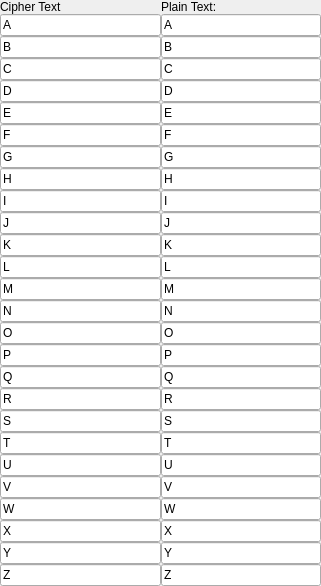
<?xml version="1.0" encoding="UTF-8"?>
<ui version="4.0">
 <class>Form</class>
 <widget class="QWidget" name="Form">
  <property name="geometry">
   <rect>
    <x>0</x>
    <y>0</y>
    <width>321</width>
    <height>501</height>
   </rect>
  </property>
  <property name="windowTitle">
   <string>Form</string>
  </property>
  <property name="styleSheet">
   <string notr="true">font: 57 11pt &quot;Futura&quot;;</string>
  </property>
  <layout class="QVBoxLayout" name="verticalLayout_2">
   <property name="spacing">
    <number>-1</number>
   </property>
   <property name="leftMargin">
    <number>0</number>
   </property>
   <property name="topMargin">
    <number>0</number>
   </property>
   <property name="rightMargin">
    <number>0</number>
   </property>
   <property name="bottomMargin">
    <number>0</number>
   </property>
   <item>
    <widget class="QFrame" name="main_frame">
     <property name="styleSheet">
      <string notr="true"/>
     </property>
     <property name="frameShape">
      <enum>QFrame::NoFrame</enum>
     </property>
     <property name="frameShadow">
      <enum>QFrame::Plain</enum>
     </property>
     <layout class="QVBoxLayout" name="verticalLayout">
      <property name="spacing">
       <number>0</number>
      </property>
      <property name="leftMargin">
       <number>0</number>
      </property>
      <property name="topMargin">
       <number>0</number>
      </property>
      <property name="rightMargin">
       <number>0</number>
      </property>
      <property name="bottomMargin">
       <number>0</number>
      </property>
      <item>
       <layout class="QGridLayout" name="gridLayout_3">
        <item row="1" column="0">
         <layout class="QVBoxLayout" name="verticalLayout_5">
          <property name="spacing">
           <number>0</number>
          </property>
          <property name="sizeConstraint">
           <enum>QLayout::SetMinimumSize</enum>
          </property>
          <item>
           <widget class="QLineEdit" name="lineEdit_40">
            <property name="sizePolicy">
             <sizepolicy hsizetype="Preferred" vsizetype="Fixed">
              <horstretch>0</horstretch>
              <verstretch>0</verstretch>
             </sizepolicy>
            </property>
            <property name="text">
             <string>A</string>
            </property>
            <property name="frame">
             <bool>true</bool>
            </property>
            <property name="readOnly">
             <bool>true</bool>
            </property>
           </widget>
          </item>
          <item>
           <widget class="QLineEdit" name="lineEdit_42">
            <property name="sizePolicy">
             <sizepolicy hsizetype="Preferred" vsizetype="Fixed">
              <horstretch>0</horstretch>
              <verstretch>0</verstretch>
             </sizepolicy>
            </property>
            <property name="text">
             <string>B</string>
            </property>
            <property name="frame">
             <bool>true</bool>
            </property>
            <property name="readOnly">
             <bool>true</bool>
            </property>
           </widget>
          </item>
          <item>
           <widget class="QLineEdit" name="lineEdit_35">
            <property name="sizePolicy">
             <sizepolicy hsizetype="Preferred" vsizetype="Fixed">
              <horstretch>0</horstretch>
              <verstretch>0</verstretch>
             </sizepolicy>
            </property>
            <property name="maximumSize">
             <size>
              <width>16777215</width>
              <height>16777215</height>
             </size>
            </property>
            <property name="text">
             <string>C</string>
            </property>
            <property name="maxLength">
             <number>1</number>
            </property>
            <property name="frame">
             <bool>true</bool>
            </property>
            <property name="readOnly">
             <bool>true</bool>
            </property>
           </widget>
          </item>
          <item>
           <widget class="QLineEdit" name="lineEdit_50">
            <property name="sizePolicy">
             <sizepolicy hsizetype="Preferred" vsizetype="Fixed">
              <horstretch>0</horstretch>
              <verstretch>0</verstretch>
             </sizepolicy>
            </property>
            <property name="maximumSize">
             <size>
              <width>16777215</width>
              <height>16777215</height>
             </size>
            </property>
            <property name="text">
             <string>D</string>
            </property>
            <property name="maxLength">
             <number>1</number>
            </property>
            <property name="frame">
             <bool>true</bool>
            </property>
            <property name="readOnly">
             <bool>true</bool>
            </property>
           </widget>
          </item>
          <item>
           <widget class="QLineEdit" name="lineEdit_37">
            <property name="sizePolicy">
             <sizepolicy hsizetype="Preferred" vsizetype="Fixed">
              <horstretch>0</horstretch>
              <verstretch>0</verstretch>
             </sizepolicy>
            </property>
            <property name="maximumSize">
             <size>
              <width>16777215</width>
              <height>16777215</height>
             </size>
            </property>
            <property name="text">
             <string>E</string>
            </property>
            <property name="maxLength">
             <number>1</number>
            </property>
            <property name="frame">
             <bool>true</bool>
            </property>
            <property name="readOnly">
             <bool>true</bool>
            </property>
           </widget>
          </item>
          <item>
           <widget class="QLineEdit" name="lineEdit_31">
            <property name="sizePolicy">
             <sizepolicy hsizetype="Preferred" vsizetype="Fixed">
              <horstretch>0</horstretch>
              <verstretch>0</verstretch>
             </sizepolicy>
            </property>
            <property name="maximumSize">
             <size>
              <width>16777215</width>
              <height>16777215</height>
             </size>
            </property>
            <property name="text">
             <string>F</string>
            </property>
            <property name="maxLength">
             <number>1</number>
            </property>
            <property name="frame">
             <bool>true</bool>
            </property>
            <property name="readOnly">
             <bool>true</bool>
            </property>
           </widget>
          </item>
          <item>
           <widget class="QLineEdit" name="lineEdit_41">
            <property name="sizePolicy">
             <sizepolicy hsizetype="Preferred" vsizetype="Fixed">
              <horstretch>0</horstretch>
              <verstretch>0</verstretch>
             </sizepolicy>
            </property>
            <property name="maximumSize">
             <size>
              <width>16777215</width>
              <height>16777215</height>
             </size>
            </property>
            <property name="text">
             <string>G</string>
            </property>
            <property name="maxLength">
             <number>1</number>
            </property>
            <property name="frame">
             <bool>true</bool>
            </property>
            <property name="readOnly">
             <bool>true</bool>
            </property>
           </widget>
          </item>
          <item>
           <widget class="QLineEdit" name="lineEdit_10">
            <property name="sizePolicy">
             <sizepolicy hsizetype="Preferred" vsizetype="Fixed">
              <horstretch>0</horstretch>
              <verstretch>0</verstretch>
             </sizepolicy>
            </property>
            <property name="maximumSize">
             <size>
              <width>16777215</width>
              <height>16777215</height>
             </size>
            </property>
            <property name="text">
             <string>H</string>
            </property>
            <property name="maxLength">
             <number>1</number>
            </property>
            <property name="frame">
             <bool>true</bool>
            </property>
            <property name="readOnly">
             <bool>true</bool>
            </property>
           </widget>
          </item>
          <item>
           <widget class="QLineEdit" name="lineEdit_38">
            <property name="sizePolicy">
             <sizepolicy hsizetype="Preferred" vsizetype="Fixed">
              <horstretch>0</horstretch>
              <verstretch>0</verstretch>
             </sizepolicy>
            </property>
            <property name="text">
             <string>I</string>
            </property>
            <property name="frame">
             <bool>true</bool>
            </property>
            <property name="readOnly">
             <bool>true</bool>
            </property>
           </widget>
          </item>
          <item>
           <widget class="QLineEdit" name="lineEdit_45">
            <property name="sizePolicy">
             <sizepolicy hsizetype="Preferred" vsizetype="Fixed">
              <horstretch>0</horstretch>
              <verstretch>0</verstretch>
             </sizepolicy>
            </property>
            <property name="text">
             <string>J</string>
            </property>
            <property name="frame">
             <bool>true</bool>
            </property>
            <property name="readOnly">
             <bool>true</bool>
            </property>
           </widget>
          </item>
          <item>
           <widget class="QLineEdit" name="lineEdit_29">
            <property name="sizePolicy">
             <sizepolicy hsizetype="Preferred" vsizetype="Fixed">
              <horstretch>0</horstretch>
              <verstretch>0</verstretch>
             </sizepolicy>
            </property>
            <property name="text">
             <string>K</string>
            </property>
            <property name="frame">
             <bool>true</bool>
            </property>
            <property name="readOnly">
             <bool>true</bool>
            </property>
           </widget>
          </item>
          <item>
           <widget class="QLineEdit" name="lineEdit_32">
            <property name="sizePolicy">
             <sizepolicy hsizetype="Preferred" vsizetype="Fixed">
              <horstretch>0</horstretch>
              <verstretch>0</verstretch>
             </sizepolicy>
            </property>
            <property name="text">
             <string>L</string>
            </property>
            <property name="frame">
             <bool>true</bool>
            </property>
            <property name="readOnly">
             <bool>true</bool>
            </property>
           </widget>
          </item>
          <item>
           <widget class="QLineEdit" name="lineEdit_44">
            <property name="sizePolicy">
             <sizepolicy hsizetype="Preferred" vsizetype="Fixed">
              <horstretch>0</horstretch>
              <verstretch>0</verstretch>
             </sizepolicy>
            </property>
            <property name="maximumSize">
             <size>
              <width>16777215</width>
              <height>16777215</height>
             </size>
            </property>
            <property name="text">
             <string>M</string>
            </property>
            <property name="maxLength">
             <number>1</number>
            </property>
            <property name="frame">
             <bool>true</bool>
            </property>
            <property name="readOnly">
             <bool>true</bool>
            </property>
           </widget>
          </item>
          <item>
           <widget class="QLineEdit" name="lineEdit_2">
            <property name="sizePolicy">
             <sizepolicy hsizetype="Preferred" vsizetype="Fixed">
              <horstretch>0</horstretch>
              <verstretch>0</verstretch>
             </sizepolicy>
            </property>
            <property name="text">
             <string>N</string>
            </property>
           </widget>
          </item>
          <item>
           <widget class="QLineEdit" name="lineEdit_18">
            <property name="sizePolicy">
             <sizepolicy hsizetype="Preferred" vsizetype="Fixed">
              <horstretch>0</horstretch>
              <verstretch>0</verstretch>
             </sizepolicy>
            </property>
            <property name="maximumSize">
             <size>
              <width>16777215</width>
              <height>16777215</height>
             </size>
            </property>
            <property name="text">
             <string>O</string>
            </property>
            <property name="maxLength">
             <number>1</number>
            </property>
            <property name="frame">
             <bool>true</bool>
            </property>
            <property name="readOnly">
             <bool>true</bool>
            </property>
           </widget>
          </item>
          <item>
           <widget class="QLineEdit" name="lineEdit_39">
            <property name="sizePolicy">
             <sizepolicy hsizetype="Preferred" vsizetype="Fixed">
              <horstretch>0</horstretch>
              <verstretch>0</verstretch>
             </sizepolicy>
            </property>
            <property name="text">
             <string>P</string>
            </property>
            <property name="frame">
             <bool>true</bool>
            </property>
            <property name="readOnly">
             <bool>true</bool>
            </property>
           </widget>
          </item>
          <item>
           <widget class="QLineEdit" name="lineEdit_49">
            <property name="sizePolicy">
             <sizepolicy hsizetype="Preferred" vsizetype="Fixed">
              <horstretch>0</horstretch>
              <verstretch>0</verstretch>
             </sizepolicy>
            </property>
            <property name="text">
             <string>Q</string>
            </property>
            <property name="frame">
             <bool>true</bool>
            </property>
            <property name="readOnly">
             <bool>true</bool>
            </property>
           </widget>
          </item>
          <item>
           <widget class="QLineEdit" name="lineEdit_33">
            <property name="sizePolicy">
             <sizepolicy hsizetype="Preferred" vsizetype="Fixed">
              <horstretch>0</horstretch>
              <verstretch>0</verstretch>
             </sizepolicy>
            </property>
            <property name="text">
             <string>R</string>
            </property>
            <property name="frame">
             <bool>true</bool>
            </property>
            <property name="readOnly">
             <bool>true</bool>
            </property>
           </widget>
          </item>
          <item>
           <widget class="QLineEdit" name="lineEdit_34">
            <property name="sizePolicy">
             <sizepolicy hsizetype="Preferred" vsizetype="Fixed">
              <horstretch>0</horstretch>
              <verstretch>0</verstretch>
             </sizepolicy>
            </property>
            <property name="text">
             <string>S</string>
            </property>
            <property name="frame">
             <bool>true</bool>
            </property>
            <property name="readOnly">
             <bool>true</bool>
            </property>
           </widget>
          </item>
          <item>
           <widget class="QLineEdit" name="lineEdit_47">
            <property name="sizePolicy">
             <sizepolicy hsizetype="Preferred" vsizetype="Fixed">
              <horstretch>0</horstretch>
              <verstretch>0</verstretch>
             </sizepolicy>
            </property>
            <property name="maximumSize">
             <size>
              <width>16777215</width>
              <height>16777215</height>
             </size>
            </property>
            <property name="text">
             <string>T</string>
            </property>
            <property name="maxLength">
             <number>1</number>
            </property>
            <property name="frame">
             <bool>true</bool>
            </property>
            <property name="readOnly">
             <bool>true</bool>
            </property>
           </widget>
          </item>
          <item>
           <widget class="QLineEdit" name="lineEdit_11">
            <property name="sizePolicy">
             <sizepolicy hsizetype="Preferred" vsizetype="Fixed">
              <horstretch>0</horstretch>
              <verstretch>0</verstretch>
             </sizepolicy>
            </property>
            <property name="maximumSize">
             <size>
              <width>16777215</width>
              <height>16777215</height>
             </size>
            </property>
            <property name="text">
             <string>U</string>
            </property>
            <property name="maxLength">
             <number>1</number>
            </property>
            <property name="frame">
             <bool>true</bool>
            </property>
            <property name="readOnly">
             <bool>true</bool>
            </property>
           </widget>
          </item>
          <item>
           <widget class="QLineEdit" name="lineEdit_43">
            <property name="sizePolicy">
             <sizepolicy hsizetype="Preferred" vsizetype="Fixed">
              <horstretch>0</horstretch>
              <verstretch>0</verstretch>
             </sizepolicy>
            </property>
            <property name="text">
             <string>V</string>
            </property>
            <property name="frame">
             <bool>true</bool>
            </property>
            <property name="readOnly">
             <bool>true</bool>
            </property>
           </widget>
          </item>
          <item>
           <widget class="QLineEdit" name="lineEdit_48">
            <property name="sizePolicy">
             <sizepolicy hsizetype="Preferred" vsizetype="Fixed">
              <horstretch>0</horstretch>
              <verstretch>0</verstretch>
             </sizepolicy>
            </property>
            <property name="text">
             <string>W</string>
            </property>
            <property name="frame">
             <bool>true</bool>
            </property>
            <property name="readOnly">
             <bool>true</bool>
            </property>
           </widget>
          </item>
          <item>
           <widget class="QLineEdit" name="lineEdit_30">
            <property name="sizePolicy">
             <sizepolicy hsizetype="Preferred" vsizetype="Fixed">
              <horstretch>0</horstretch>
              <verstretch>0</verstretch>
             </sizepolicy>
            </property>
            <property name="maximumSize">
             <size>
              <width>16777215</width>
              <height>16777215</height>
             </size>
            </property>
            <property name="text">
             <string>X</string>
            </property>
            <property name="maxLength">
             <number>1</number>
            </property>
            <property name="frame">
             <bool>true</bool>
            </property>
            <property name="readOnly">
             <bool>true</bool>
            </property>
           </widget>
          </item>
          <item>
           <widget class="QLineEdit" name="lineEdit_46">
            <property name="sizePolicy">
             <sizepolicy hsizetype="Preferred" vsizetype="Fixed">
              <horstretch>0</horstretch>
              <verstretch>0</verstretch>
             </sizepolicy>
            </property>
            <property name="maximumSize">
             <size>
              <width>16777215</width>
              <height>16777215</height>
             </size>
            </property>
            <property name="text">
             <string>Y</string>
            </property>
            <property name="maxLength">
             <number>1</number>
            </property>
            <property name="frame">
             <bool>true</bool>
            </property>
            <property name="readOnly">
             <bool>true</bool>
            </property>
           </widget>
          </item>
          <item>
           <widget class="QLineEdit" name="lineEdit_36">
            <property name="sizePolicy">
             <sizepolicy hsizetype="Preferred" vsizetype="Fixed">
              <horstretch>0</horstretch>
              <verstretch>0</verstretch>
             </sizepolicy>
            </property>
            <property name="maximumSize">
             <size>
              <width>16777215</width>
              <height>16777215</height>
             </size>
            </property>
            <property name="text">
             <string>Z</string>
            </property>
            <property name="maxLength">
             <number>1</number>
            </property>
            <property name="frame">
             <bool>true</bool>
            </property>
            <property name="readOnly">
             <bool>true</bool>
            </property>
           </widget>
          </item>
         </layout>
        </item>
        <item row="0" column="0">
         <widget class="QLabel" name="label_11">
          <property name="sizePolicy">
           <sizepolicy hsizetype="Preferred" vsizetype="Fixed">
            <horstretch>0</horstretch>
            <verstretch>0</verstretch>
           </sizepolicy>
          </property>
          <property name="text">
           <string>Cipher Text</string>
          </property>
         </widget>
        </item>
        <item row="1" column="1">
         <layout class="QVBoxLayout" name="verticalLayout_8">
          <property name="spacing">
           <number>0</number>
          </property>
          <property name="sizeConstraint">
           <enum>QLayout::SetMinimumSize</enum>
          </property>
          <item>
           <widget class="QLineEdit" name="a_key">
            <property name="sizePolicy">
             <sizepolicy hsizetype="Preferred" vsizetype="Fixed">
              <horstretch>0</horstretch>
              <verstretch>0</verstretch>
             </sizepolicy>
            </property>
            <property name="text">
             <string>A</string>
            </property>
            <property name="maxLength">
             <number>1</number>
            </property>
            <property name="dragEnabled">
             <bool>true</bool>
            </property>
           </widget>
          </item>
          <item>
           <widget class="QLineEdit" name="b_key">
            <property name="sizePolicy">
             <sizepolicy hsizetype="Preferred" vsizetype="Fixed">
              <horstretch>0</horstretch>
              <verstretch>0</verstretch>
             </sizepolicy>
            </property>
            <property name="text">
             <string>B</string>
            </property>
            <property name="maxLength">
             <number>1</number>
            </property>
           </widget>
          </item>
          <item>
           <widget class="QLineEdit" name="c_key">
            <property name="sizePolicy">
             <sizepolicy hsizetype="Preferred" vsizetype="Fixed">
              <horstretch>0</horstretch>
              <verstretch>0</verstretch>
             </sizepolicy>
            </property>
            <property name="maximumSize">
             <size>
              <width>16777215</width>
              <height>16777215</height>
             </size>
            </property>
            <property name="text">
             <string>C</string>
            </property>
            <property name="maxLength">
             <number>1</number>
            </property>
           </widget>
          </item>
          <item>
           <widget class="QLineEdit" name="d_key">
            <property name="sizePolicy">
             <sizepolicy hsizetype="Preferred" vsizetype="Fixed">
              <horstretch>0</horstretch>
              <verstretch>0</verstretch>
             </sizepolicy>
            </property>
            <property name="maximumSize">
             <size>
              <width>16777215</width>
              <height>16777215</height>
             </size>
            </property>
            <property name="text">
             <string>D</string>
            </property>
            <property name="maxLength">
             <number>1</number>
            </property>
           </widget>
          </item>
          <item>
           <widget class="QLineEdit" name="e_key">
            <property name="sizePolicy">
             <sizepolicy hsizetype="Preferred" vsizetype="Fixed">
              <horstretch>0</horstretch>
              <verstretch>0</verstretch>
             </sizepolicy>
            </property>
            <property name="maximumSize">
             <size>
              <width>16777215</width>
              <height>16777215</height>
             </size>
            </property>
            <property name="text">
             <string>E</string>
            </property>
            <property name="maxLength">
             <number>1</number>
            </property>
           </widget>
          </item>
          <item>
           <widget class="QLineEdit" name="f_key">
            <property name="sizePolicy">
             <sizepolicy hsizetype="Preferred" vsizetype="Fixed">
              <horstretch>0</horstretch>
              <verstretch>0</verstretch>
             </sizepolicy>
            </property>
            <property name="maximumSize">
             <size>
              <width>16777215</width>
              <height>16777215</height>
             </size>
            </property>
            <property name="text">
             <string>F</string>
            </property>
            <property name="maxLength">
             <number>1</number>
            </property>
           </widget>
          </item>
          <item>
           <widget class="QLineEdit" name="g_key">
            <property name="sizePolicy">
             <sizepolicy hsizetype="Preferred" vsizetype="Fixed">
              <horstretch>0</horstretch>
              <verstretch>0</verstretch>
             </sizepolicy>
            </property>
            <property name="maximumSize">
             <size>
              <width>16777215</width>
              <height>16777215</height>
             </size>
            </property>
            <property name="text">
             <string>G</string>
            </property>
            <property name="maxLength">
             <number>1</number>
            </property>
           </widget>
          </item>
          <item>
           <widget class="QLineEdit" name="h_key">
            <property name="sizePolicy">
             <sizepolicy hsizetype="Preferred" vsizetype="Fixed">
              <horstretch>0</horstretch>
              <verstretch>0</verstretch>
             </sizepolicy>
            </property>
            <property name="maximumSize">
             <size>
              <width>16777215</width>
              <height>16777215</height>
             </size>
            </property>
            <property name="text">
             <string>H</string>
            </property>
            <property name="maxLength">
             <number>1</number>
            </property>
           </widget>
          </item>
          <item>
           <widget class="QLineEdit" name="i_key">
            <property name="sizePolicy">
             <sizepolicy hsizetype="Preferred" vsizetype="Fixed">
              <horstretch>0</horstretch>
              <verstretch>0</verstretch>
             </sizepolicy>
            </property>
            <property name="text">
             <string>I</string>
            </property>
           </widget>
          </item>
          <item>
           <widget class="QLineEdit" name="j_key">
            <property name="sizePolicy">
             <sizepolicy hsizetype="Preferred" vsizetype="Fixed">
              <horstretch>0</horstretch>
              <verstretch>0</verstretch>
             </sizepolicy>
            </property>
            <property name="text">
             <string>J</string>
            </property>
           </widget>
          </item>
          <item>
           <widget class="QLineEdit" name="k_key">
            <property name="sizePolicy">
             <sizepolicy hsizetype="Preferred" vsizetype="Fixed">
              <horstretch>0</horstretch>
              <verstretch>0</verstretch>
             </sizepolicy>
            </property>
            <property name="text">
             <string>K</string>
            </property>
           </widget>
          </item>
          <item>
           <widget class="QLineEdit" name="l_key">
            <property name="sizePolicy">
             <sizepolicy hsizetype="Preferred" vsizetype="Fixed">
              <horstretch>0</horstretch>
              <verstretch>0</verstretch>
             </sizepolicy>
            </property>
            <property name="text">
             <string>L</string>
            </property>
           </widget>
          </item>
          <item>
           <widget class="QLineEdit" name="m_key">
            <property name="sizePolicy">
             <sizepolicy hsizetype="Preferred" vsizetype="Fixed">
              <horstretch>0</horstretch>
              <verstretch>0</verstretch>
             </sizepolicy>
            </property>
            <property name="maximumSize">
             <size>
              <width>16777215</width>
              <height>16777215</height>
             </size>
            </property>
            <property name="text">
             <string>M</string>
            </property>
            <property name="maxLength">
             <number>1</number>
            </property>
           </widget>
          </item>
          <item>
           <widget class="QLineEdit" name="n_key">
            <property name="sizePolicy">
             <sizepolicy hsizetype="Preferred" vsizetype="Fixed">
              <horstretch>0</horstretch>
              <verstretch>0</verstretch>
             </sizepolicy>
            </property>
            <property name="text">
             <string>N</string>
            </property>
           </widget>
          </item>
          <item>
           <widget class="QLineEdit" name="o_key">
            <property name="sizePolicy">
             <sizepolicy hsizetype="Preferred" vsizetype="Fixed">
              <horstretch>0</horstretch>
              <verstretch>0</verstretch>
             </sizepolicy>
            </property>
            <property name="maximumSize">
             <size>
              <width>16777215</width>
              <height>16777215</height>
             </size>
            </property>
            <property name="text">
             <string>O</string>
            </property>
            <property name="maxLength">
             <number>1</number>
            </property>
           </widget>
          </item>
          <item>
           <widget class="QLineEdit" name="p_key">
            <property name="sizePolicy">
             <sizepolicy hsizetype="Preferred" vsizetype="Fixed">
              <horstretch>0</horstretch>
              <verstretch>0</verstretch>
             </sizepolicy>
            </property>
            <property name="text">
             <string>P</string>
            </property>
           </widget>
          </item>
          <item>
           <widget class="QLineEdit" name="q_key">
            <property name="sizePolicy">
             <sizepolicy hsizetype="Preferred" vsizetype="Fixed">
              <horstretch>0</horstretch>
              <verstretch>0</verstretch>
             </sizepolicy>
            </property>
            <property name="text">
             <string>Q</string>
            </property>
           </widget>
          </item>
          <item>
           <widget class="QLineEdit" name="r_key">
            <property name="sizePolicy">
             <sizepolicy hsizetype="Preferred" vsizetype="Fixed">
              <horstretch>0</horstretch>
              <verstretch>0</verstretch>
             </sizepolicy>
            </property>
            <property name="text">
             <string>R</string>
            </property>
           </widget>
          </item>
          <item>
           <widget class="QLineEdit" name="s_key">
            <property name="sizePolicy">
             <sizepolicy hsizetype="Preferred" vsizetype="Fixed">
              <horstretch>0</horstretch>
              <verstretch>0</verstretch>
             </sizepolicy>
            </property>
            <property name="text">
             <string>S</string>
            </property>
           </widget>
          </item>
          <item>
           <widget class="QLineEdit" name="t_key">
            <property name="sizePolicy">
             <sizepolicy hsizetype="Preferred" vsizetype="Fixed">
              <horstretch>0</horstretch>
              <verstretch>0</verstretch>
             </sizepolicy>
            </property>
            <property name="maximumSize">
             <size>
              <width>16777215</width>
              <height>16777215</height>
             </size>
            </property>
            <property name="text">
             <string>T</string>
            </property>
            <property name="maxLength">
             <number>1</number>
            </property>
           </widget>
          </item>
          <item>
           <widget class="QLineEdit" name="u_key">
            <property name="sizePolicy">
             <sizepolicy hsizetype="Preferred" vsizetype="Fixed">
              <horstretch>0</horstretch>
              <verstretch>0</verstretch>
             </sizepolicy>
            </property>
            <property name="maximumSize">
             <size>
              <width>16777215</width>
              <height>16777215</height>
             </size>
            </property>
            <property name="text">
             <string>U</string>
            </property>
            <property name="maxLength">
             <number>1</number>
            </property>
           </widget>
          </item>
          <item>
           <widget class="QLineEdit" name="v_key">
            <property name="sizePolicy">
             <sizepolicy hsizetype="Preferred" vsizetype="Fixed">
              <horstretch>0</horstretch>
              <verstretch>0</verstretch>
             </sizepolicy>
            </property>
            <property name="text">
             <string>V</string>
            </property>
           </widget>
          </item>
          <item>
           <widget class="QLineEdit" name="w_key">
            <property name="sizePolicy">
             <sizepolicy hsizetype="Preferred" vsizetype="Fixed">
              <horstretch>0</horstretch>
              <verstretch>0</verstretch>
             </sizepolicy>
            </property>
            <property name="text">
             <string>W</string>
            </property>
           </widget>
          </item>
          <item>
           <widget class="QLineEdit" name="x_key">
            <property name="sizePolicy">
             <sizepolicy hsizetype="Preferred" vsizetype="Fixed">
              <horstretch>0</horstretch>
              <verstretch>0</verstretch>
             </sizepolicy>
            </property>
            <property name="maximumSize">
             <size>
              <width>16777215</width>
              <height>16777215</height>
             </size>
            </property>
            <property name="styleSheet">
             <string notr="true"/>
            </property>
            <property name="text">
             <string>X</string>
            </property>
            <property name="maxLength">
             <number>1</number>
            </property>
           </widget>
          </item>
          <item>
           <widget class="QLineEdit" name="y_key">
            <property name="sizePolicy">
             <sizepolicy hsizetype="Preferred" vsizetype="Fixed">
              <horstretch>0</horstretch>
              <verstretch>0</verstretch>
             </sizepolicy>
            </property>
            <property name="maximumSize">
             <size>
              <width>16777215</width>
              <height>16777215</height>
             </size>
            </property>
            <property name="text">
             <string>Y</string>
            </property>
            <property name="maxLength">
             <number>1</number>
            </property>
           </widget>
          </item>
          <item>
           <widget class="QLineEdit" name="z_key">
            <property name="sizePolicy">
             <sizepolicy hsizetype="Preferred" vsizetype="Fixed">
              <horstretch>0</horstretch>
              <verstretch>0</verstretch>
             </sizepolicy>
            </property>
            <property name="maximumSize">
             <size>
              <width>16777215</width>
              <height>16777215</height>
             </size>
            </property>
            <property name="text">
             <string>Z</string>
            </property>
            <property name="maxLength">
             <number>1</number>
            </property>
           </widget>
          </item>
         </layout>
        </item>
        <item row="0" column="1">
         <widget class="QLabel" name="label_12">
          <property name="sizePolicy">
           <sizepolicy hsizetype="Preferred" vsizetype="Fixed">
            <horstretch>0</horstretch>
            <verstretch>0</verstretch>
           </sizepolicy>
          </property>
          <property name="text">
           <string>Plain Text:</string>
          </property>
         </widget>
        </item>
       </layout>
      </item>
     </layout>
    </widget>
   </item>
  </layout>
 </widget>
 <resources/>
 <connections/>
</ui>
